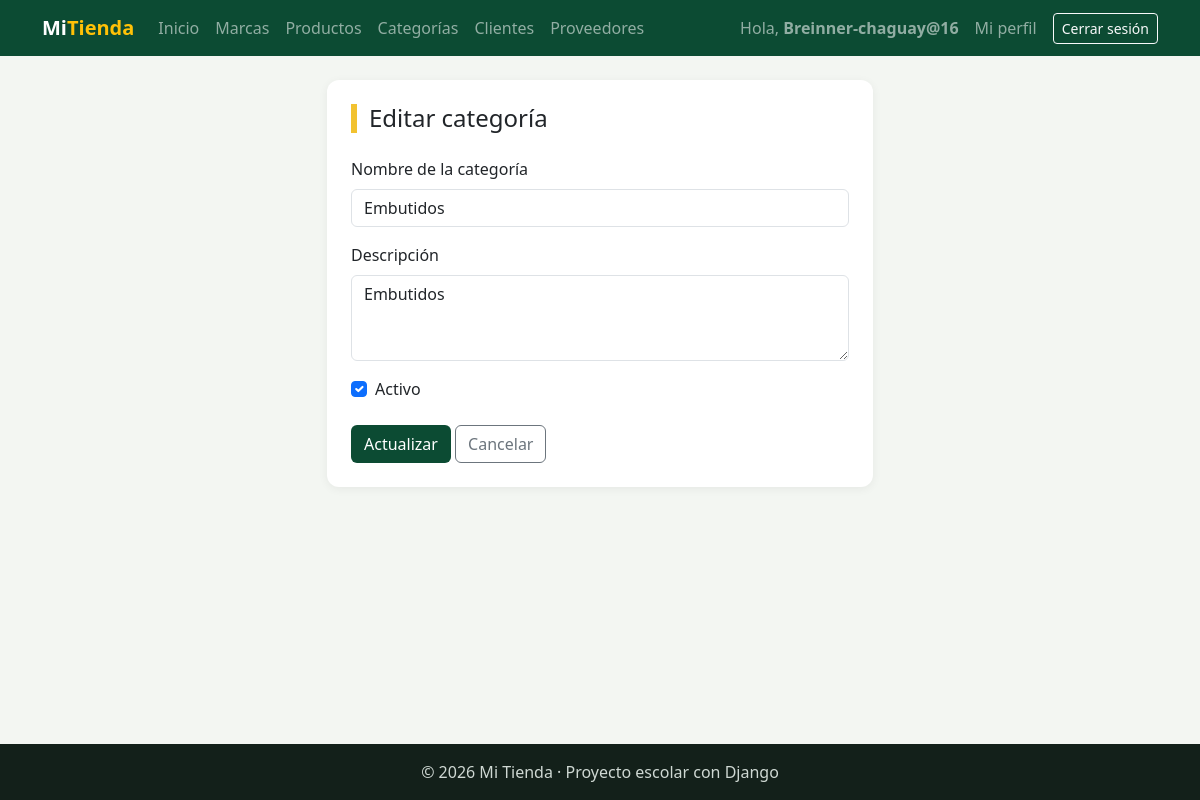
The page /facturacion/categorias/editar/1/ (signed in) on the database its author committed.
### facturacion/models.py (models this page shows, shortened)
class ModeloBase(models.Model):
    user = models.ForeignKey(                    # 1:N con User: un usuario registra muchos registros
        User,
        on_delete=models.SET_NULL,               # Si borran al usuario, el registro se queda con user vacío
        null=True,                               # SET_NULL necesita que la columna acepte NULL
        blank=True,
        editable=False,                          # No aparece en formularios: lo llena la VISTA, no la persona
        related_name="%(class)s_registrados",    # %(class)s = nombre del modelo → user.producto_registrados
        verbose_name="Registrado por",
    )
    fecha_creacion = models.DateTimeField("Fecha de creación", auto_now_add=True)   # Se llena sola al CREAR
    fecha_modificacion = models.DateTimeField("Última modificación", auto_now=True) # Se actualiza sola en CADA save()
    class Meta:
        abstract = True                          # ← LA CLAVE: modelo "molde", sin tabla propia

class Categoria(ModeloBase):                     # Hereda de ModeloBase (y este de models.Model)
    nombre = models.CharField(max_length=60, unique=True)
    descripcion = models.TextField("Descripción", blank=True)
    activo = models.BooleanField(default=True)
    class Meta:
        verbose_name = "Categoría"
        verbose_name_plural = "Categorías"
        ordering = ["nombre"]

### facturacion/views.py (the view)
# urls.py: path("categorias/editar/<int:pk>/", views.CategoriaUpdateView.as_view(), name="categoria_editar"),
class CategoriaUpdateView(LoginRequiredMixin, UsuarioRegistroMixin, SuccessMessageMixin, UpdateView):   # EDITAR
    model = Categoria
    form_class = CategoriaForm
    template_name = "facturacion/categoria_form.html"      # el mismo de crear
    success_url = reverse_lazy("facturacion:categoria_lista")
    success_message = "Categoría «%(nombre)s» actualizada."
    extra_context = {"titulo": "Editar categoría", "boton": "Actualizar"}

### facturacion/forms.py (shortened to what this page needs)
class CategoriaForm(forms.ModelForm):
    class Meta:
        model = Categoria
        fields = ["nombre", "descripcion", "activo"]     # user y fechas NO van: los llena el sistema
        labels = {"nombre": "Nombre de la categoría"}
        widgets = {
            "nombre": forms.TextInput(attrs={"class": "form-control", "placeholder": "Ej: Lácteos"}),
            "descripcion": forms.Textarea(attrs={"class": "form-control", "rows": 3}),   # Textarea: caja de varias líneas
            "activo": forms.CheckboxInput(attrs={"class": "form-check-input"}),
        }

### facturacion/templates/facturacion/categoria_form.html (shortened to what this page needs)
{% extends "base.html" %}
{% block contenido %}
<div class="row justify-content-center">
    <div class="col-md-7 col-lg-6">
        <div class="tarjeta">
            <h1 class="h4 titulo-pagina mb-4">{{ titulo }}</h1>
            <form method="post" novalidate>
                {% for campo in form %}
                    {% if campo.name == "activo" %}
                        <div class="form-check mb-4">
                            {{ campo }} <label class="form-check-label" for="{{ campo.id_for_label }}">Activo</label>
                        </div>
                    {% else %}
                        <div class="mb-3">
                            <label class="form-label" for="{{ campo.id_for_label }}">{{ campo.label }}</label>
                            {{ campo }}
                        </div>
                    {% endif %}
                {% endfor %}
                <button type="submit" class="btn btn-verde">{{ boton }}</button>
                <a href="{% url 'facturacion:categoria_lista' %}" class="btn btn-outline-secondary">Cancelar</a>
            </form>
        </div>
    </div>
</div>
{% endblock %}

### templates/base.html (shortened to what this page needs)
{% load static %}
<!DOCTYPE html>
<html lang="es">
<head>
    <link href="https://cdn.jsdelivr.net/npm/bootstrap@5.3.3/dist/css/bootstrap.min.css" rel="stylesheet">
    <link rel="stylesheet" href="{% static 'css/estilos.css' %}">
</head>
<body>
    <nav class="navbar navbar-expand-lg navbar-dark barra">
        <div class="container">
            <a class="navbar-brand fw-bold" href="{% url 'home' %}">Mi<span class="text-warning">Tienda</span></a>
            <div class="collapse navbar-collapse" id="menu">
                <ul class="navbar-nav me-auto">
                    <li class="nav-item"><a class="nav-link" href="{% url 'home' %}">Inicio</a></li>
                    {% if user.is_authenticated %}
                        <li class="nav-item"><a class="nav-link" href="{% url 'facturacion:marca_lista' %}">Marcas</a></li>
                        <li class="nav-item"><a class="nav-link" href="{% url 'facturacion:producto_lista' %}">Productos</a></li>
                        <li class="nav-item"><a class="nav-link" href="{% url 'facturacion:categoria_lista' %}">Categorías</a></li>
                        <li class="nav-item"><a class="nav-link" href="{% url 'facturacion:cliente_lista' %}">Clientes</a></li>
                        <li class="nav-item"><a class="nav-link" href="{% url 'facturacion:proveedor_lista' %}">Proveedores</a></li>
                    {% endif %}
                </ul>
                <ul class="navbar-nav align-items-lg-center gap-2">
                    {% if user.is_authenticated %}
                        <li class="nav-item navbar-text">Hola, <b>{{ user.username }}</b></li>
                        <li class="nav-item"><a class="nav-link" href="{% url 'facturacion:mi_perfil' %}">Mi perfil</a></li>
                        <li class="nav-item">
                            <form method="post" action="{% url 'logout' %}" class="m-0">
                                <button type="submit" class="btn btn-sm btn-outline-light">Cerrar sesión</button>
                            </form>
                        </li>
                    {% else %}
                        <li class="nav-item"><a class="nav-link" href="{% url 'login' %}">Ingresar</a></li>
                        <li class="nav-item"><a class="btn btn-sm btn-warning" href="{% url 'registro' %}">Crear cuenta</a></li>
                    {% endif %}
                </ul>
            </div>
        </div>
    </nav>
    <main class="container py-4">
        {% block contenido %}{% endblock %}
    </main>
    <footer class="pie text-center py-3">© 2026 Mi Tienda · Proyecto escolar con Django</footer>
</body>
</html>

### static/css/estilos.css (style rules this page uses)
:root { --verde: #0c4b33; --verde-claro: #2f9e6e; --amarillo: #f2c230; }
body { background-color: #f3f6f2; min-height: 100vh; display: flex; flex-direction: column; }
main { flex: 1; }
.barra { background-color: var(--verde); }
.titulo-pagina { border-left: 6px solid var(--amarillo); padding-left: 12px; }
.tarjeta { background: white; border-radius: 12px; padding: 24px; box-shadow: 0 2px 10px rgba(0,0,0,.06); }
.btn-verde { background-color: var(--verde); color: white; }
.pie { background-color: #13201a; color: #cfd8d3; }

### rows shown on the page
Categoria: form "Embutidos" "Embutidos", form "☑"

### other values the page prints
{{ user.username }} "Breinner-chaguay@16"
{{ titulo }} "Editar categoría"
{{ campo.label }} "Nombre de la categoría" "Descripción"
{{ boton }} "Actualizar"
